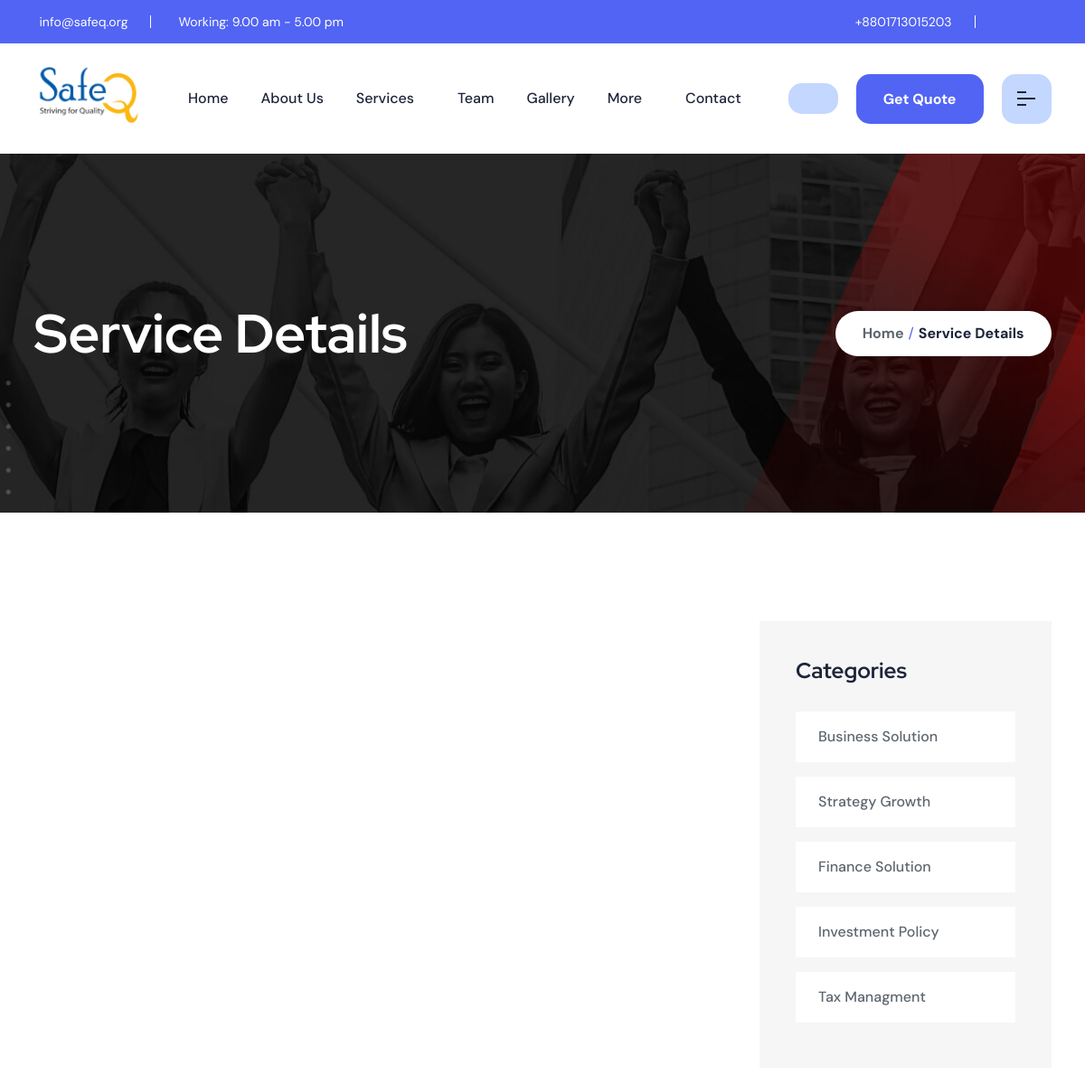
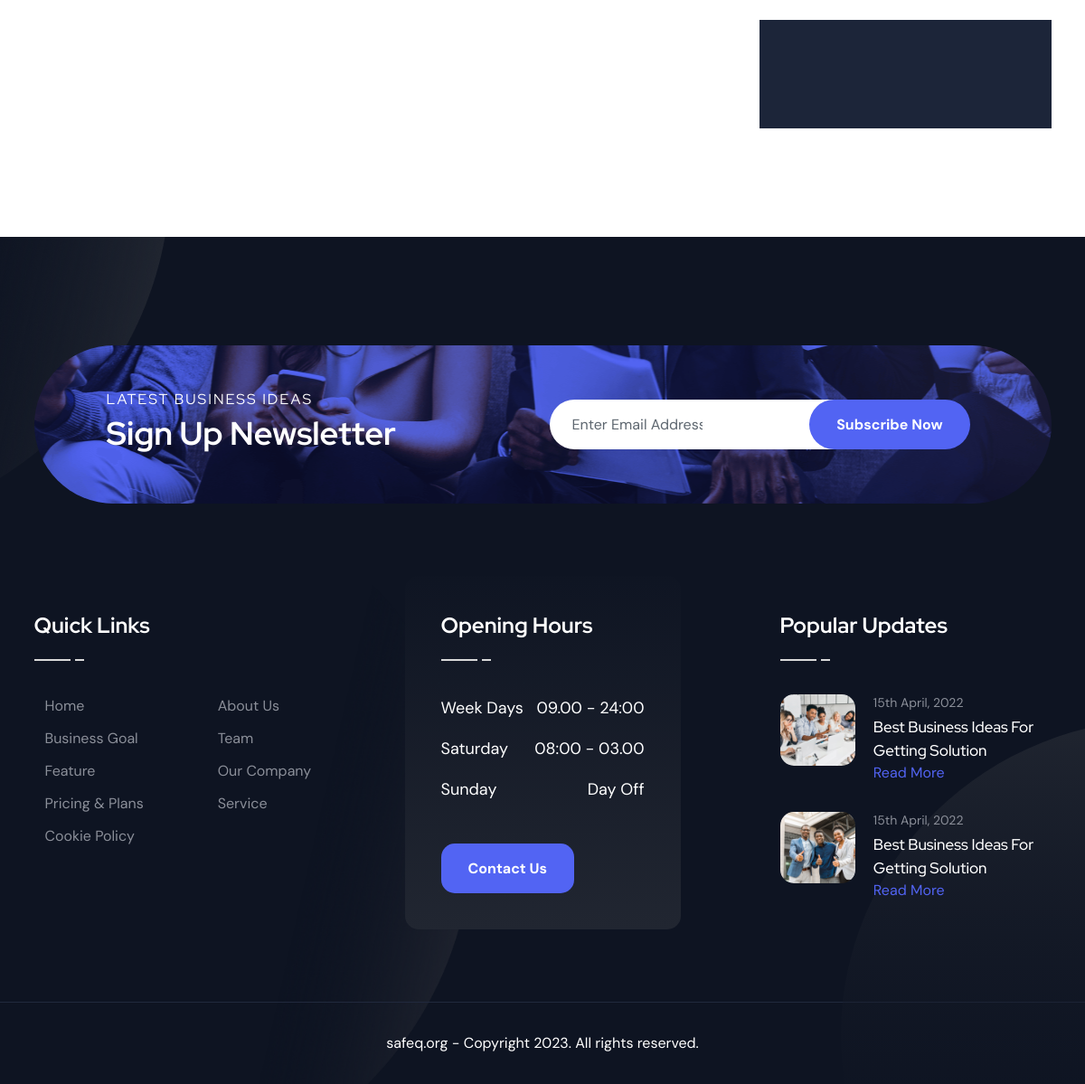
The page /services/accounting-reporting/ on the database its author committed (2 pictures, top to bottom).
### setting/models.py (models this page shows, shortened)
class Setting(models.Model):
    email = models.CharField(max_length=100, unique=True, blank=False)
    working_time = models.CharField(max_length=100,blank=False)
    phone = models.CharField(max_length=100, unique=True, blank=False)
    facebook = models.URLField(max_length=100, unique=True, blank=False)
    twitter = models.URLField(max_length=100, unique=True, blank=False)
    instagram = models.URLField(max_length=100, unique=True, blank=False)
    linkedin = models.URLField(max_length=100, unique=True, blank=False)
    weblink = models.URLField(max_length=100, unique=True, blank=False)
    logo_img = models.ImageField(upload_to='settings/',blank=False)
    descriptions = models.TextField(max_length=700, blank=True, null=True)

### accounting_reporting/views.py (the view)
# urls.py: path('',views.ServiceARView.as_view(), name="service_ar"),
class ServiceARView(TemplateView):
    template_name = "accounting_reporting/accounting_reporting.html"
    def get_context_data(self, **kwargs):
        context = super().get_context_data(**kwargs)
        context['service_ars'] = ServiceAR.objects.order_by('id')[:1]
        context['card_ars'] = CardAR.objects.order_by('id')[:1]
        context['customer_benefit_ars'] = CustomerBenefitAR.objects.order_by('id')[:1]
        context['settings'] = Setting.objects.all().order_by('id')[:1]
        return context

### templates/accounting_reporting/accounting_reporting.html (shortened to what this page needs)
{% extends 'base/base.html' %}
{% block body %}
{% load static %}
    <div class="rts-breadcrumb-area breadcrumb-bg bg_image">
        <div class="container">
            <div class="row align-items-center">
                <div class="col-xl-6 col-lg-6 col-md-6 col-sm-12 col-12 breadcrumb-1">
                    <h1 class="title">Service Details</h1>
                </div>
                <div class="col-xl-6 col-lg-6 col-md-6 col-sm-12 col-12">
                    <div class="bread-tag">
                        <a href="index.html">Home</a>
                        <span> / </span>
                        <a href="#" class="active">Service Details</a>
                    </div>
                </div>
            </div>
        </div>
    </div>
    <div class="rts-service-details-area rts-section-gap">
        <div class="container">
            <div class="row">
                <div class="col-xl-8 col-md-12 col-sm-12 col-12">
                </div>
                <div class="col-xl-4 col-md-12 col-sm-12 col-12 mt_lg--60 pl--50 pl_md--0 pl-lg-controler pl_sm--0">
                    <div class="rts-single-wized Categories service">
                        <div class="wized-header">
                            <h5 class="title">
                                Categories
                            </h5>
                        </div>
                        <div class="wized-body">
                            <ul class="single-categories">
                                <li><a href="#">Business Solution </a></li>
                            </ul>
                            <ul class="single-categories">
                                <li><a href="#">Strategy Growth </a></li>
                            </ul>
                            <ul class="single-categories">
                                <li><a href="#">Finance Solution </a></li>
                            </ul>
                            <ul class="single-categories">
                                <li><a href="#">Investment Policy </a></li>
                            </ul>
                            <ul class="single-categories">
                                <li><a href="#">Tax Managment </a></li>
                            </ul>
                        </div>
                    </div>
                    <div class="rts-single-wized contact service">
                    </div>
                </div>
            </div>
        </div>
    </div>
    {% endblock %}

### templates/base/base.html (shortened to what this page needs)
{% load static %}
<!DOCTYPE html>
<html lang="en">
<head>
    <link rel="stylesheet" href="{% static 'css/plugins/swiper.min.css' %}">
    <link rel="stylesheet" href="{% static 'css/plugins/fontawesome-5.css' %}">
    <link rel="stylesheet" href="{% static 'css/plugins/animate.min.css' %}">
    <link rel="stylesheet" href="{% static 'css/plugins/unicons.css' %}">
    <link rel="stylesheet" href="{% static 'css/vendor/bootstrap.min.css' %}">
    <link rel="stylesheet" href="{% static 'css/style.css' %}">
</head>
<body>
    <header class="header--sticky header-one ">
        <div class="header-top header-top-one bg-1">
            <div class="container">
                {% for setting in settings %}
                <div class="row">
                    <div class="col-lg-6 d-xl-block d-none">
                        <div class="left">
                            <div class="mail">
                                <a href="mailto:webmaster@example.com"> {{setting.email}}</a>
                            </div>
                            <div class="working-time">
                                <p> Working: {{setting.working_time}}</p>
                            </div>
                        </div>
                    </div>
                    <div class="col-lg-6 d-xl-block d-none">
                        <div class="right">
                            <ul class="top-nav">
                                <li><a href="#">{{setting.phone}}</a></li>
                            </ul>
                            <ul class="social-wrapper-one">
                                <li><a href="{{setting.facebook}}" target="_blank"></a></li>
                                <li><a href="{{setting.twitter}}" target="_blank"></a></li>
                                <li><a href="{{setting.instagram}}" target="_blank"></a></li>
                            </ul>
                        </div>
                    </div>
                </div>
                {% endfor %}
            </div>
        </div>
        <div class="header-main-one bg-white">
            <div class="container">
                <div class="row">
                    <div class="col-xl-3 col-lg-4 col-md-4 col-sm-4 col-3">
                        <div class="thumbnail">
                            {% for setting in settings %}
                            <a href="{% url 'home' %}">
                                <img src="{{setting.logo_img.url}}" alt="finbiz-logo">
                            </a>
                            {% endfor %}
                        </div>
                    </div>
                    <div class=" col-xl-9 col-lg-8 col-md-8 col-sm-8 col-8">
                        <div class="main-header">
                            <nav class="nav-main mainmenu-nav d-none d-xl-block">
                                <ul class="mainmenu">
                                    <li class="#"><a href="{% url 'home' %}">Home</a></li>
                                    <li class="#"><a href="{% url 'aboutus' %}">About Us</a></li>
                                    <li class="has-droupdown">
                                        <a class="nav-link" href="{% url 'service' %}">Services</a>
                                    </li>
                                    <li class="#"><a href="{% url 'teams' %}">Team</a></li>
                                    <li class="#"><a href="{% url 'gallery' %}">Gallery</a></li>
                                    <li class="has-droupdown">
                                        <a class="nav-link" href="#">More</a>
                                    </li>
                                    <li><a class="nav-item" href="{% url 'contact' %}">Contact</a></li>
                                </ul>
                            </nav>
                            <div class="button-area">
                                <button id="search" class="rts-btn btn-primary-alta"></button>
                                <a href="#" class="rts-btn btn-primary ml--20 ml_sm--5 header-one-btn quote-btn">Get Quote</a>
                                <button id="menu-btn" class="menu rts-btn btn-primary-alta ml--20 ml_sm--5">
                                    <img class="menu-dark" src="{% static 'images/icon/menu.png' %}" alt="Menu-icon">
                                </button>
                            </div>
                        </div>
                    </div>
                </div>
            </div>
        </div>
    </header>
    {% block body %}
    {% endblock %}
    <div class="rts-footer-area footer-one rts-section-gapTop bg-footer-one">
        <div class="container bg-shape-f1">
            <div class="row">
                <div class="col-12">
                    <div class="rts-cta-wrapper">
                        <div class="background-cta">
                            <div class="row">
                                <div class="col-lg-6">
                                    <div class="cta-left-wrapepr">
                                        <p class="cta-disc">
                                            Latest Business Ideas
                                        </p>
                                        <h3 class="title">Sign Up Newsletter</h3>
                                    </div>
                                </div>
                                <div class="col-lg-6">
                                    <form class="cta-input-arae">
                                        <input type="email" name="email" placeholder="Enter Email Address" required>
                                        <button type="submit" class="rts-btn btn-primary">Subscribe Now</button>
                                    </form>
                                </div>
                            </div>
                        </div>
                    </div>
                </div>
            </div>
            <div class="row pt--120 pt_sm--80 pb--80 pb_sm--40">
                <div class="col-xl-4 col-md-6 col-sm-12 col-12">
                    <div class="footer-one-single-wized">
                        <div class="wized-title">
                            <h5 class="title">Quick Links</h5>
                            <img src="{% static 'images/footer/under-title.png' %}" alt="finbiz_footer">
                        </div>
                        <div class="quick-link-inner">
                            <ul class="links">
                                <li><a href="{% url 'home' %}"> Home</a></li>
                                <li><a href="{% url 'business_goal' %}"> Business Goal</a></li>
                                <li><a href="{% url 'feature' %}"> Feature</a></li>
                                <li><a href="#"> Pricing & Plans</a></li>
                                <li><a href="#"> Cookie Policy</a></li>
                            </ul>
                            <ul class="links margin-left-70">
                                <li><a href="{% url 'aboutus' %}"> About Us</a></li>
                                <li><a href="{% url 'teams' %}"> Team</a></li>
                                <li><a href="#">Our Company</a></li>
                                <li><a href="{% url 'service' %}">Service</a></li>
                            </ul>
                        </div>
                    </div>
                </div>
                <div class="col-xl-4 col-md-6 col-sm-12 col-12">
                    <div class="footer-one-single-wized mid-bg">
                        <div class="wized-title">
                            <h5 class="title">Opening Hours</h5>
                            <img src="{% static 'images/footer/under-title.png' %}" alt="finbiz_footer">
                        </div>
                        <div class="opening-time-inner">
                            <div class="single-opening">
                                <p class="day">Week Days</p>
                                <p class="time">09.00 - 24:00</p>
                            </div>
                            <div class="single-opening">
                                <p class="day">Saturday</p>
                                <p class="time">08:00 - 03.00</p>
                            </div>
                            <div class="single-opening mb--30 mb_sm--10">
                                <p class="day">Sunday</p>
                                <p class="time">Day Off</p>
                            </div>
                            <a href="{% url 'contact' %}" class="rts-btn btn-primary contact-us">Contact Us</a>
                        </div>
                    </div>
                </div>
                <div class="col-xl-4 col-md-6 col-sm-12 col-12">
                    <div class="footer-one-single-wized margin-left-65">
                        <div class="wized-title">
                            <h5 class="title">Popular Updates</h5>
                            <img src="{% static 'images/footer/under-title.png' %}" alt="finbiz_footer">
                        </div>
                        <div class="post-wrapper">
                            <div class="single-footer-post mb--30">
                                <div class="left-thumbnail">
                                    <img src="{% static 'images/footer/post/01.png' %}" alt="finbiz_business-post">
                                </div>
                                <div class="post-right">
                                    <p>  15th April, 2022</p>
                                    <a href="blog-details.html">
                                        <h6 class="title">Best Business Ideas For
                                            Getting Solution</h6>
                                    </a>
                                    <a class="red-more" href="blog-details.html">Read More</a>
                                </div>
                            </div>
                            <div class="single-footer-post">
                                <div class="left-thumbnail">
                                    <img src="{% static 'images/footer/post/02.png' %}" alt="finbiz_business-post">
                                </div>
                                <div class="post-right">
                                    <p>  15th April, 2022</p>
                                    <a href="blog-details.html">
                                        <h6 class="title">Best Business Ideas For
                                            Getting Solution</h6>
                                    </a>
                                    <a class="red-more" href="blog-details.html">Read More</a>
                                </div>
                            </div>
                        </div>
                    </div>
                </div>
            </div>
        </div>
        <div class="rts-copyright-area">
            <div class="container">
                <div class="row">
                    <div class="col-12">
                        <div class="text-center">
                            <p>safeq.org - Copyright 2023. All rights reserved.</p>
                        </div>
                    </div>
                </div>
            </div>
        </div>
    </div>
</body>
</html>

### rows shown on the page
Setting: email "info@safeq.org", working_time "9.00 am - 5.00 pm", phone "+8801713015203", logo_img (picture)
